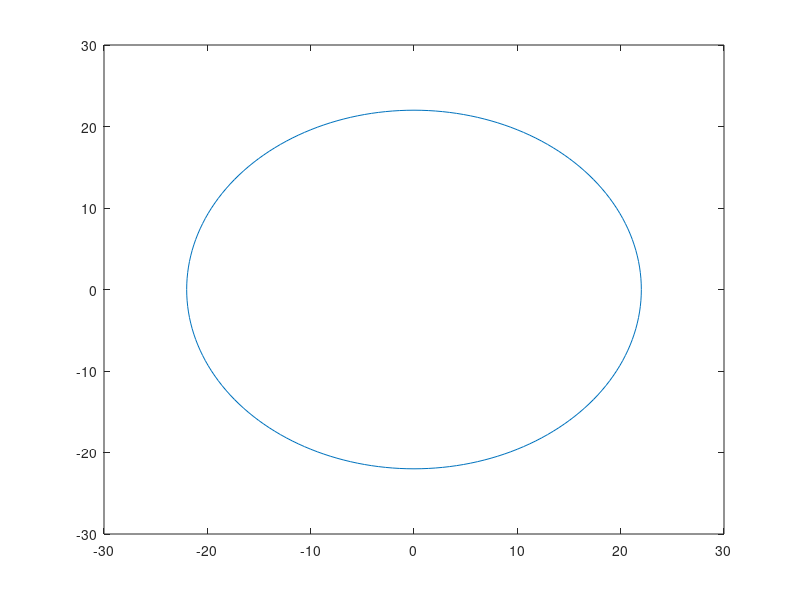

The MATLAB script that drew this image:
x0 = 0.0;
y0 = 0.0;
r = 22;

num_of_points = 200;
x = zeros(num_of_points, 1);
y = zeros(num_of_points, 1);


for i = 0:num_of_points
    theta = i * 0.01;
    x(i+1) = 22 * sin(theta * pi);
    y(i+1) = 22 * cos(theta * pi);
end

plot(x, y);
